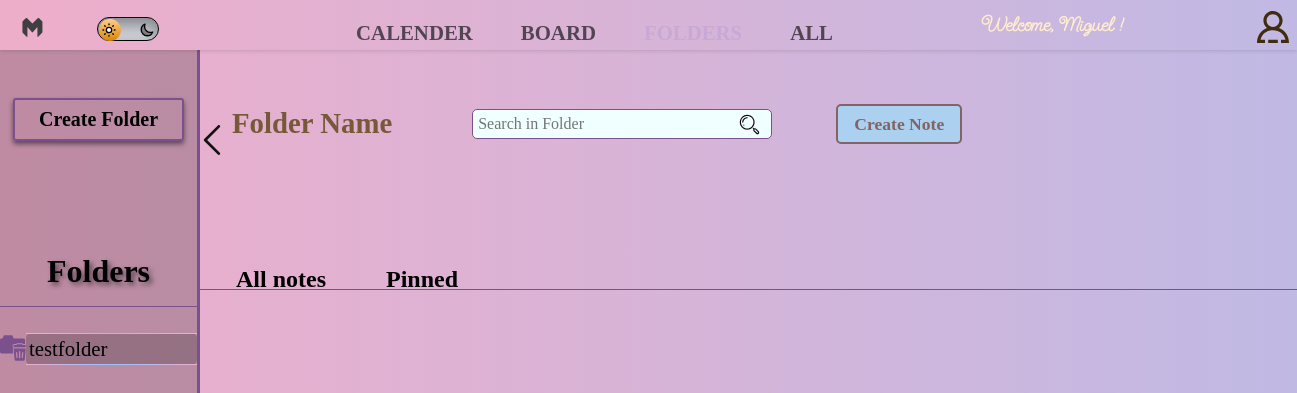
Before: /folders (signed in) with the older database file.
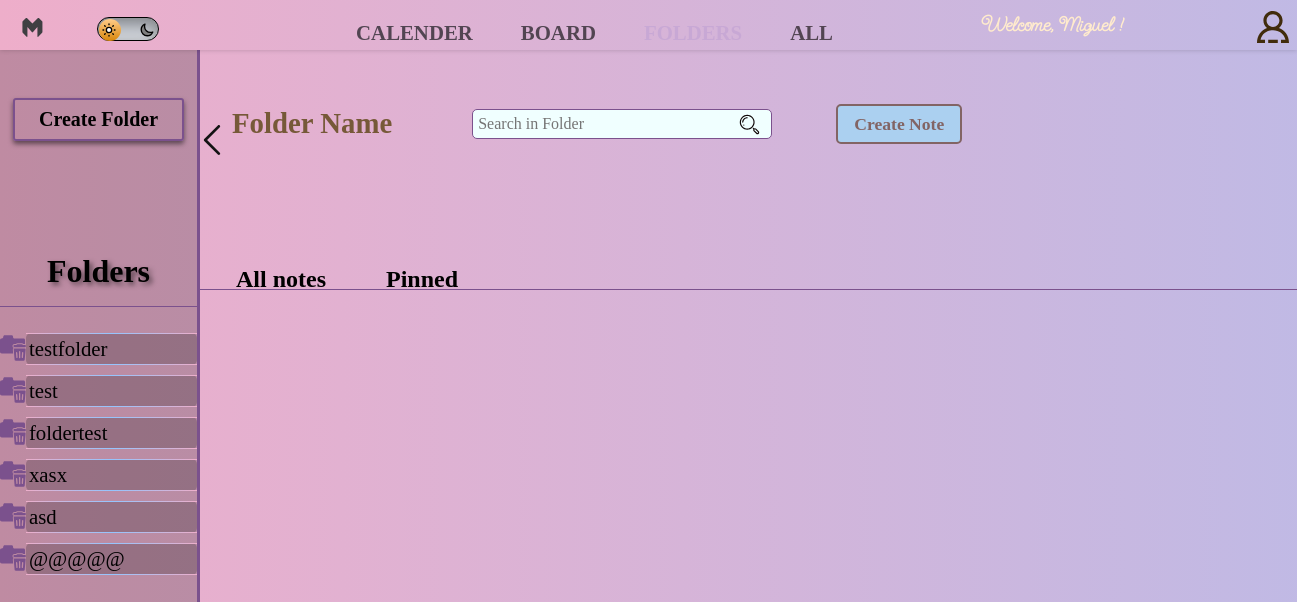
After: the same page with the newer database file.
### firstapp/models.py (models this page shows)
class Folder(models.Model):
    user = models.ForeignKey(User, related_name='folders', on_delete=models.CASCADE)
    name = models.CharField(max_length=200)
    created = models.DateTimeField(auto_now_add=True)
    def __str__(self):
        return self.name

### firstapp/views.py (the view)
# urls.py: path('folders',views.folders, name='folders'),
@login_required(login_url='accounts:login')
def folders(request):
    folders = request.user.folders.all()
    context = {'folders':folders}
    return render(request, 'firstapp/folders.html',context)

### firstapp/templates/firstapp/folders.html (shortened to what the changed rows need)
{% extends './home.html' %}
{% block content %}
    <div class="folders-board-container">
        <div class="folders-container">
            <h2>Folders</h2>
            <div class="folder-board">
                {% for folder in folders %}
                <div class="folder-container" data-folder-id="{{folder.id}}">
                    <svg class="folder-delete" onclick="openDeleteFolderModal('{{folder.id}}','{{folder.name}}',document.querySelector('.delete-folder-modal'),this)" version="1.1" id="Capa_1" xmlns="http://www.w3.org/2000/svg" xmlns:xlink="http://www.w3.org/1999/xlink"
                        viewBox="0 0 481.697 481.697" xml:space="preserve">
                        <g>
                            <path d="M256.641,239.374c-14.043-5.188-24.129-18.598-24.129-34.422c0-20.301,16.5-36.801,36.801-36.801h25.5
                                c6.477-9.172,17.18-15.051,28.855-15.051h83.012c11.68,0,22.379,5.879,28.871,15.051h25.5c1.387,0,2.711,0.254,4.066,0.41v-8.117
                                v-0.016V92.311c0-14.891-12.055-26.965-26.949-26.965H273.535c-17.051,0-30.859-13.82-30.859-30.859v-2.852
                                c0-14.895-12.07-26.965-26.98-26.965H87.609c-14.859,0-26.949,12.07-26.949,26.965v6.761c0,14.885-12.066,26.95-26.95,26.95h-6.761
                                C12.055,65.347,0,77.421,0,92.311V308.39c0,17.902,14.5,32.402,32.371,32.402h71.094h34.563h106.855l-6.035-67.832
                                c-0.836-9.836,2.488-19.641,9.172-26.969C250.527,243.28,253.488,241.171,256.641,239.374z"/>
                            <path d="M456.309,250.692H274.071c-5.39,0-10.528,2.27-14.184,6.24c-3.625,3.973-5.423,9.3-4.966,14.657l16.706,187.926
                                c0.867,9.914,9.173,17.511,19.118,17.511h148.871c9.945,0,18.235-7.597,19.133-17.511l16.675-187.926
                                c0.489-5.357-1.323-10.684-4.965-14.657C466.836,252.962,461.683,250.692,456.309,250.692z M316.357,426.861
                                c-0.331,0.016-0.631,0.03-0.93,0.03c-6.273,0-11.584-4.838-12.041-11.189l-6.525-85.736c-0.505-6.651,4.475-12.467,11.159-12.971
                                c0.315-0.032,0.629-0.032,0.945-0.032c6.271,0,11.552,4.838,12.025,11.19l6.492,85.72
                                C328.004,420.541,323.007,426.356,316.357,426.861z M377.081,420.32c0,6.683-5.423,12.088-12.088,12.088
                                c-6.683,0-12.104-5.405-12.104-12.088V307.413c0-6.682,5.422-12.103,12.104-12.103c6.665,0,12.088,5.422,12.088,12.103V420.32z
                                    M426.994,415.703c-0.488,6.351-5.784,11.189-12.057,11.189c-0.314,0-0.615-0.015-0.93-0.03
                                c-6.668-0.505-11.647-6.32-11.145-12.987l6.495-85.72c0.473-6.336,5.784-11.19,12.024-11.19c0.331,0,0.646,0,0.977,0.032
                                c6.652,0.504,11.631,6.319,11.127,12.971L426.994,415.703z"/>
                            <path d="M461.051,184.294h-35.648c-1.893-8.59-9.552-15.052-18.723-15.052h-83.012c-9.173,0-16.815,6.462-18.707,15.052h-35.65
                                c-11.426,0-20.66,9.252-20.66,20.662c0,11.41,9.234,20.662,20.66,20.662h191.74c11.41,0,20.646-9.252,20.646-20.662
                                C481.697,193.546,472.461,184.294,461.051,184.294z"/>
                        </g>
                    </svg>
                    <a class="folder-link" onclick="openFolder(`{{folder.id}}`)" data-folder-id="{{ folder.id }}">{{ folder.name }}</a>
                </div>
                {% endfor %}
            </div>
        </div>
        <div class="details-board-container">
            <div class="folder-details-container">
                <div class="folder-name-search">
                    <h2 class="folder-name">Folder Name</h2>
                </div>
        </div>
        <div class="folder-notes-board">
            <div class="folder-notes-header">
                <h2 onclick="switchFolderNotes(1)">All notes</h2>
                <h2 onclick="switchFolderNotes(2)">Pinned</h2>
            </div>
        </div>
    </div>
{% endblock %}

Changed rows visible on the page:
added Folder: name "test"
added Folder: name "foldertest"
added Folder: name "xasx"
added Folder: name "asd"
added Folder: name "@@@@@"
